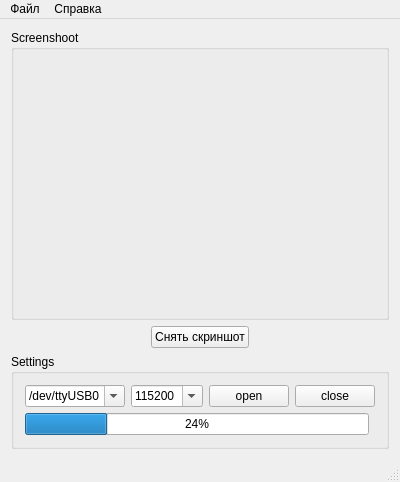
<?xml version="1.0" encoding="UTF-8"?>
<ui version="4.0">
 <class>MainWindow</class>
 <widget class="QMainWindow" name="MainWindow">
  <property name="geometry">
   <rect>
    <x>0</x>
    <y>0</y>
    <width>364</width>
    <height>482</height>
   </rect>
  </property>
  <property name="windowTitle">
   <string>Siemens Screen Tool</string>
  </property>
  <widget class="QWidget" name="centralWidget">
   <layout class="QGridLayout" name="gridLayout_3">
    <item row="0" column="0">
     <layout class="QVBoxLayout" name="verticalLayout" stretch="24,6">
      <item>
       <layout class="QGridLayout" name="gridLayout">
        <item row="2" column="1">
         <widget class="QPushButton" name="pushButton_3">
          <property name="maximumSize">
           <size>
            <width>16777215</width>
            <height>16777215</height>
           </size>
          </property>
          <property name="text">
           <string>Снять скриншот</string>
          </property>
         </widget>
        </item>
        <item row="1" column="0" colspan="3">
         <widget class="QGroupBox" name="ScreenShootGroupBox_2">
          <property name="title">
           <string>Screenshoot</string>
          </property>
          <layout class="QGridLayout" name="gridLayout_5">
           <item row="0" column="0">
            <widget class="ScreenWidget" name="screenWidget" native="true">
             <property name="maximumSize">
              <size>
               <width>132</width>
               <height>176</height>
              </size>
             </property>
            </widget>
           </item>
          </layout>
         </widget>
        </item>
        <item row="2" column="2">
         <spacer name="horizontalSpacer_2">
          <property name="orientation">
           <enum>Qt::Horizontal</enum>
          </property>
          <property name="sizeHint" stdset="0">
           <size>
            <width>40</width>
            <height>20</height>
           </size>
          </property>
         </spacer>
        </item>
        <item row="2" column="0">
         <spacer name="horizontalSpacer">
          <property name="orientation">
           <enum>Qt::Horizontal</enum>
          </property>
          <property name="sizeHint" stdset="0">
           <size>
            <width>40</width>
            <height>20</height>
           </size>
          </property>
         </spacer>
        </item>
       </layout>
      </item>
      <item>
       <widget class="QGroupBox" name="groupBox">
        <property name="title">
         <string>Settings</string>
        </property>
        <layout class="QGridLayout" name="gridLayout_4">
         <item row="1" column="0">
          <widget class="QProgressBar" name="progressBar">
           <property name="value">
            <number>24</number>
           </property>
          </widget>
         </item>
         <item row="0" column="0" colspan="2">
          <layout class="QHBoxLayout" name="gridLayout_2" stretch="5,4,2,2">
           <item>
            <widget class="QComboBox" name="devComboBox">
             <property name="editable">
              <bool>true</bool>
             </property>
             <item>
              <property name="text">
               <string>/dev/ttyUSB0</string>
              </property>
             </item>
            </widget>
           </item>
           <item>
            <widget class="QComboBox" name="speedComboBox">
             <property name="editable">
              <bool>true</bool>
             </property>
             <item>
              <property name="text">
               <string>115200</string>
              </property>
             </item>
            </widget>
           </item>
           <item>
            <widget class="QPushButton" name="openButton">
             <property name="text">
              <string>open</string>
             </property>
            </widget>
           </item>
           <item>
            <widget class="QPushButton" name="closeButton">
             <property name="text">
              <string>close</string>
             </property>
            </widget>
           </item>
          </layout>
         </item>
        </layout>
       </widget>
      </item>
     </layout>
    </item>
   </layout>
  </widget>
  <widget class="QMenuBar" name="menuBar">
   <property name="geometry">
    <rect>
     <x>0</x>
     <y>0</y>
     <width>364</width>
     <height>20</height>
    </rect>
   </property>
   <widget class="QMenu" name="menu">
    <property name="title">
     <string>Файл</string>
    </property>
    <addaction name="action"/>
    <addaction name="action_2"/>
   </widget>
   <widget class="QMenu" name="menu_2">
    <property name="title">
     <string>Справка</string>
    </property>
    <addaction name="action_3"/>
   </widget>
   <addaction name="menu"/>
   <addaction name="menu_2"/>
  </widget>
  <widget class="QStatusBar" name="statusBar"/>
  <action name="action">
   <property name="text">
    <string>Сохранить</string>
   </property>
  </action>
  <action name="action_2">
   <property name="text">
    <string>Выход</string>
   </property>
  </action>
  <action name="action_3">
   <property name="text">
    <string>О программе</string>
   </property>
  </action>
 </widget>
 <layoutdefault spacing="6" margin="11"/>
 <customwidgets>
  <customwidget>
   <class>ScreenWidget</class>
   <extends>QWidget</extends>
   <header>screenwidget.h</header>
   <container>1</container>
  </customwidget>
 </customwidgets>
 <resources/>
 <connections/>
</ui>
